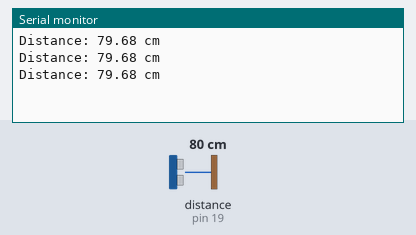
Simulated run of this sketch. Board: Arduino Uno, built with avr-gcc and run on an emulated ATmega328P. Parts: the last lines printed to the serial monitor. Wiring (inferred from the names in the program): ultrasonic range finder: trigger pin 19; echo pin 19. The test bench sets the inputs (shaded band); at power-on: distance to the obstacle (sensor on pin 19) 80 cm. The echo pulse lasts 58.3 µs per cm.

Above: at 1.3 s.
1.4 s: distance to the obstacle (sensor on pin 19) set to 250 cm
At 1.9 s:
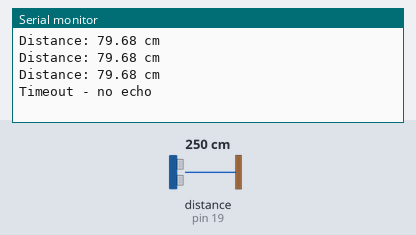
3.5 s: distance to the obstacle (sensor on pin 19) set to 2 cm
At 4.0 s:
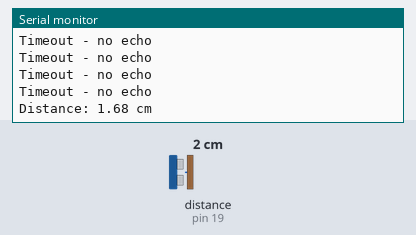
5.0 s: distance to the obstacle (sensor on pin 19) set to 35 cm
At 5.5 s:
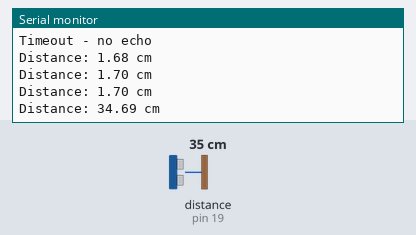
Timing chart, 0 to 8.0 s (numbered marks = the images above; inputs shaded):
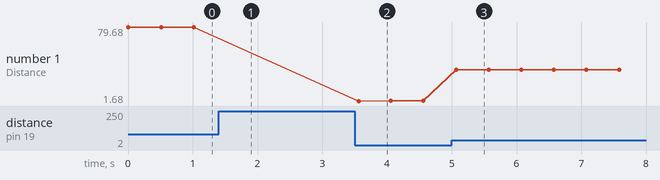

Measured:
- after the input at 1.4 s, the serial monitor: prints a new line after 0.13 s (image 1)
- after the input at 3.5 s, the serial monitor: prints a new line after 0.06 s (image 2)
- after the input at 5.0 s, the serial monitor: prints a new line after 0.07 s (image 3)
- plotted number 1: 79.68 → 1.7 after the input at 3.5 s, 1.7 → 34.68 after the input at 5.0 s

The sketch:

Dist_Sensor_Test.ino
```cpp
#define ULTRASONIC_PIN 19

void setup() {
  Serial.begin(115200);
  pinMode(ULTRASONIC_PIN, OUTPUT);
  digitalWrite(ULTRASONIC_PIN, LOW);
}


void loop() {
  // Step 1: Trigger pulse (send)
  pinMode(ULTRASONIC_PIN, OUTPUT);
  digitalWrite(ULTRASONIC_PIN, LOW);
  delayMicroseconds(2);
  digitalWrite(ULTRASONIC_PIN, HIGH);
  delayMicroseconds(10);
  digitalWrite(ULTRASONIC_PIN, LOW);

  // Step 2: Switch to input to read echo
  pinMode(ULTRASONIC_PIN, INPUT);
  long duration = pulseIn(ULTRASONIC_PIN, HIGH, 10000); // 10ms timeout

  // Step 3: Process result
  if (duration == 0) {
    Serial.println("Timeout - no echo");
  } else {
    float distance = duration * 0.0343 / 2;
    Serial.print("Distance: ");
    Serial.print(distance);
    Serial.println(" cm");
  }

  delay(500); // prevent watchdog reset
}
```
